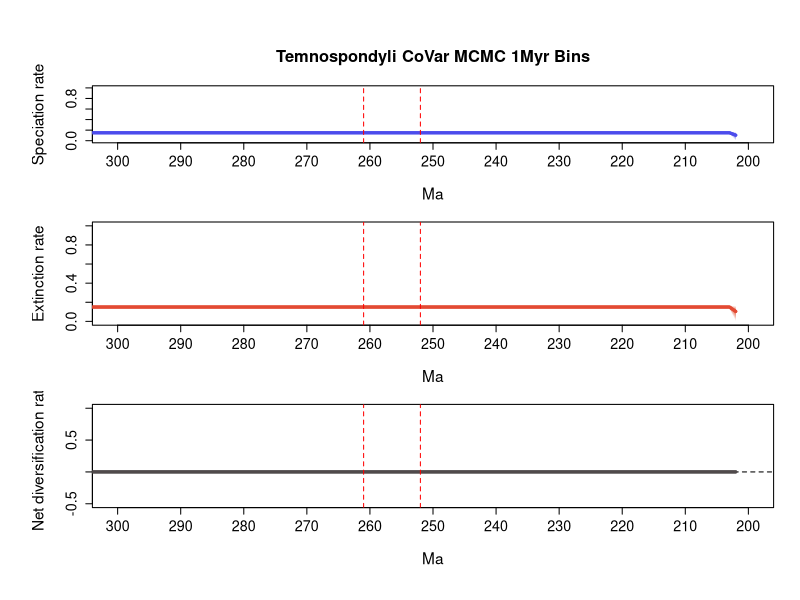

This chart was generated by the following R code:
# 1 files combined:
# 	C:\Users\SimoesLabAdmin\Documents\BDNN_Arielli\temnospondyli\mcmc_predictors\B_covar_mcmc/combined_10_marginal_rates.log

# 95% HPDs calculated using code from Biopy (https://www.cs.auckland.ac.nz/~yhel002/biopy/)

pdf(file='C:/Users/SimoesLabAdmin/Documents/BDNN_Arielli/temnospondyli/mcmc_predictors/B_covar_mcmc/combined_10_marginal_rates_RTT_final.pdf',width=8, height=10.8)
par(mfrow=c(3,1), cex.main=1.7, cex.lab=1.4, cex.axis=1.3,
    # mar=c(4, 5, 4.5, 2),   # bottom, left, top, right margins - increased top margin
    mgp=c(3.5, 1, 0),      # distance of axis labels from plot, increase first value to move y axis label further out
    oma=c(2, 2, 2, 0))     # outer margins for the entire figure
library(scales)
plot_RTT <- function (age,hpd_M,hpd_m,mean_m,color){
    N=100
    beta=(1:(N-1))/N
    alpha_shape=0.25
    cat=1-(beta^(1./alpha_shape))
    for (i in 1:(N-1)){
        trans= 1/N + 2/N
        polygon(c(age, rev(age)), c(hpd_M-((hpd_M-mean_m)*cat[i]), rev(hpd_m+((mean_m-hpd_m)*cat[i]))), col = alpha(color,trans), border = NA)
    }
    lines(rev(age), rev(mean_m), col = color, lwd=3)
}
    
L_hpd_m95=c(NA, NA,NA,NA,NA,NA,NA,NA,NA,NA,NA,NA,NA,NA,NA,NA,NA,NA,NA,NA,NA,NA,NA,NA,NA,NA,NA,NA,NA,NA,NA,NA,NA,NA,NA,NA,NA,NA,NA,NA,NA,NA,NA,NA,NA,NA,NA,NA,NA,NA,NA,NA,NA,NA,NA,NA,NA,NA,NA,NA,NA,NA,NA,NA,NA,NA,NA,NA,NA,NA,NA,NA,NA,NA,NA,NA,NA,NA,NA,NA,NA,NA,NA,NA,NA,NA,NA,NA,NA,NA,NA,NA,NA,NA,NA,NA,NA,NA,NA,NA,NA,NA,NA,NA,NA,NA,NA,NA,NA,NA,NA,NA,NA,NA,NA,NA,NA,NA,NA,NA,NA,NA,NA,NA,NA,NA,NA,NA,NA,NA,NA,NA,NA,NA,NA,NA,NA,NA,NA,NA,NA,NA,NA,NA,NA,NA,NA,NA,NA,NA,NA,NA,NA,NA,NA,NA,NA,NA,NA,NA,NA,NA,NA,NA,NA,NA,NA,NA,NA,NA,NA,NA,NA,NA,NA,NA,NA,NA,NA,NA,NA,NA,NA,NA,NA,NA,NA,NA,NA,NA,NA,NA,NA,NA,NA,NA,NA,NA,NA,NA,NA,NA,0.0,0.132778,0.132778,0.132778,0.132778,0.132778,0.132778,0.132778,0.132778,0.132778,0.132778,0.132778,0.132778,0.132778,0.132778,0.132778,0.132778,0.132778,0.132778,0.132778,0.132778,0.132778,0.132778,0.132778,0.132778,0.132778,0.132778,0.132778,0.132778,0.132778,0.132778,0.132778,0.132778,0.132778,0.132778,0.132778,0.132778,0.132778,0.132778,0.132778,0.132778,0.132778,0.132778,0.132778,0.132778,0.132778,0.132778,0.132778,0.132778,0.132778,0.132778,0.132778,0.132778,0.132778,0.132778,0.132778,0.132778,0.132778,0.132778,0.132778,0.132778,0.132778,0.132778,0.132778,0.132778,0.132778,0.132778,0.132778,0.132778,0.132778,0.132778,0.132778,0.132778,0.132778,0.132778,0.132778,0.132778,0.132778,0.132778,0.132778,0.132778,0.132778,0.132778,0.132778,0.132778,0.132778,0.132778,0.132778,0.132778,0.132778,0.132778,0.132778,0.132778,0.132778,0.132778,0.132778,0.132778,0.132778,0.132778,0.132778,0.132778,0.132778,0.132778,0.132778,0.132778,0.132778,0.132778)
L_hpd_M95=c(NA, NA,NA,NA,NA,NA,NA,NA,NA,NA,NA,NA,NA,NA,NA,NA,NA,NA,NA,NA,NA,NA,NA,NA,NA,NA,NA,NA,NA,NA,NA,NA,NA,NA,NA,NA,NA,NA,NA,NA,NA,NA,NA,NA,NA,NA,NA,NA,NA,NA,NA,NA,NA,NA,NA,NA,NA,NA,NA,NA,NA,NA,NA,NA,NA,NA,NA,NA,NA,NA,NA,NA,NA,NA,NA,NA,NA,NA,NA,NA,NA,NA,NA,NA,NA,NA,NA,NA,NA,NA,NA,NA,NA,NA,NA,NA,NA,NA,NA,NA,NA,NA,NA,NA,NA,NA,NA,NA,NA,NA,NA,NA,NA,NA,NA,NA,NA,NA,NA,NA,NA,NA,NA,NA,NA,NA,NA,NA,NA,NA,NA,NA,NA,NA,NA,NA,NA,NA,NA,NA,NA,NA,NA,NA,NA,NA,NA,NA,NA,NA,NA,NA,NA,NA,NA,NA,NA,NA,NA,NA,NA,NA,NA,NA,NA,NA,NA,NA,NA,NA,NA,NA,NA,NA,NA,NA,NA,NA,NA,NA,NA,NA,NA,NA,NA,NA,NA,NA,NA,NA,NA,NA,NA,NA,NA,NA,NA,NA,NA,NA,NA,NA,0.163759,0.169945,0.169945,0.169945,0.169945,0.169945,0.169945,0.169945,0.169945,0.169945,0.169945,0.169945,0.169945,0.169945,0.169945,0.169945,0.169945,0.169945,0.169945,0.169945,0.169945,0.169945,0.169945,0.169945,0.169945,0.169945,0.169945,0.169945,0.169945,0.169945,0.169945,0.169945,0.169945,0.169945,0.169945,0.169945,0.169945,0.169945,0.169945,0.169945,0.169945,0.169945,0.169945,0.169945,0.169945,0.169945,0.169945,0.169945,0.169945,0.169945,0.169945,0.169945,0.169945,0.169945,0.169945,0.169945,0.169945,0.169945,0.169945,0.169945,0.169945,0.169945,0.169945,0.169945,0.169945,0.169945,0.169945,0.169945,0.169945,0.169945,0.169945,0.169945,0.169945,0.169945,0.169945,0.169945,0.169945,0.169945,0.169945,0.169945,0.169945,0.169945,0.169945,0.169945,0.169945,0.169945,0.169945,0.169945,0.169945,0.169945,0.169945,0.169945,0.169945,0.169945,0.169945,0.169945,0.169945,0.169945,0.169945,0.169945,0.169945,0.169945,0.169945,0.169945,0.169945,0.169945,0.169945)
M_hpd_m95=c(NA, NA,NA,NA,NA,NA,NA,NA,NA,NA,NA,NA,NA,NA,NA,NA,NA,NA,NA,NA,NA,NA,NA,NA,NA,NA,NA,NA,NA,NA,NA,NA,NA,NA,NA,NA,NA,NA,NA,NA,NA,NA,NA,NA,NA,NA,NA,NA,NA,NA,NA,NA,NA,NA,NA,NA,NA,NA,NA,NA,NA,NA,NA,NA,NA,NA,NA,NA,NA,NA,NA,NA,NA,NA,NA,NA,NA,NA,NA,NA,NA,NA,NA,NA,NA,NA,NA,NA,NA,NA,NA,NA,NA,NA,NA,NA,NA,NA,NA,NA,NA,NA,NA,NA,NA,NA,NA,NA,NA,NA,NA,NA,NA,NA,NA,NA,NA,NA,NA,NA,NA,NA,NA,NA,NA,NA,NA,NA,NA,NA,NA,NA,NA,NA,NA,NA,NA,NA,NA,NA,NA,NA,NA,NA,NA,NA,NA,NA,NA,NA,NA,NA,NA,NA,NA,NA,NA,NA,NA,NA,NA,NA,NA,NA,NA,NA,NA,NA,NA,NA,NA,NA,NA,NA,NA,NA,NA,NA,NA,NA,NA,NA,NA,NA,NA,NA,NA,NA,NA,NA,NA,NA,NA,NA,NA,NA,NA,NA,NA,NA,NA,NA,0.0,0.128824,0.128824,0.128824,0.128824,0.128824,0.128824,0.128824,0.128824,0.128824,0.128824,0.128824,0.128824,0.128824,0.128824,0.128824,0.128824,0.128824,0.128824,0.128824,0.128824,0.128824,0.128824,0.128824,0.128824,0.128824,0.128824,0.128824,0.128824,0.128824,0.128824,0.128824,0.128824,0.128824,0.128824,0.128824,0.128824,0.128824,0.128824,0.128824,0.128824,0.128824,0.128824,0.128824,0.128824,0.128824,0.128824,0.128824,0.128824,0.128824,0.128824,0.128824,0.128824,0.128824,0.128824,0.128824,0.128824,0.128824,0.128824,0.128824,0.128824,0.128824,0.128824,0.128824,0.128824,0.128824,0.128824,0.128824,0.128824,0.128824,0.128824,0.128824,0.128824,0.128824,0.128824,0.128824,0.128824,0.128824,0.128824,0.128824,0.128824,0.128824,0.128824,0.128824,0.128824,0.128824,0.128824,0.128824,0.128824,0.128824,0.128824,0.128824,0.128824,0.128824,0.128824,0.128824,0.128824,0.128824,0.128824,0.128824,0.128824,0.128824,0.128824,0.128824,0.128824,0.128824,0.128824)
M_hpd_M95=c(NA, NA,NA,NA,NA,NA,NA,NA,NA,NA,NA,NA,NA,NA,NA,NA,NA,NA,NA,NA,NA,NA,NA,NA,NA,NA,NA,NA,NA,NA,NA,NA,NA,NA,NA,NA,NA,NA,NA,NA,NA,NA,NA,NA,NA,NA,NA,NA,NA,NA,NA,NA,NA,NA,NA,NA,NA,NA,NA,NA,NA,NA,NA,NA,NA,NA,NA,NA,NA,NA,NA,NA,NA,NA,NA,NA,NA,NA,NA,NA,NA,NA,NA,NA,NA,NA,NA,NA,NA,NA,NA,NA,NA,NA,NA,NA,NA,NA,NA,NA,NA,NA,NA,NA,NA,NA,NA,NA,NA,NA,NA,NA,NA,NA,NA,NA,NA,NA,NA,NA,NA,NA,NA,NA,NA,NA,NA,NA,NA,NA,NA,NA,NA,NA,NA,NA,NA,NA,NA,NA,NA,NA,NA,NA,NA,NA,NA,NA,NA,NA,NA,NA,NA,NA,NA,NA,NA,NA,NA,NA,NA,NA,NA,NA,NA,NA,NA,NA,NA,NA,NA,NA,NA,NA,NA,NA,NA,NA,NA,NA,NA,NA,NA,NA,NA,NA,NA,NA,NA,NA,NA,NA,NA,NA,NA,NA,NA,NA,NA,NA,NA,NA,0.164031,0.170456,0.170456,0.170456,0.170456,0.170456,0.170456,0.170456,0.170456,0.170456,0.170456,0.170456,0.170456,0.170456,0.170456,0.170456,0.170456,0.170456,0.170456,0.170456,0.170456,0.170456,0.170456,0.170456,0.170456,0.170456,0.170456,0.170456,0.170456,0.170456,0.170456,0.170456,0.170456,0.170456,0.170456,0.170456,0.170456,0.170456,0.170456,0.170456,0.170456,0.170456,0.170456,0.170456,0.170456,0.170456,0.170456,0.170456,0.170456,0.170456,0.170456,0.170456,0.170456,0.170456,0.170456,0.170456,0.170456,0.170456,0.170456,0.170456,0.170456,0.170456,0.170456,0.170456,0.170456,0.170456,0.170456,0.170456,0.170456,0.170456,0.170456,0.170456,0.170456,0.170456,0.170456,0.170456,0.170456,0.170456,0.170456,0.170456,0.170456,0.170456,0.170456,0.170456,0.170456,0.170456,0.170456,0.170456,0.170456,0.170456,0.170456,0.170456,0.170456,0.170456,0.170456,0.170456,0.170456,0.170456,0.170456,0.170456,0.170456,0.170456,0.170456,0.170456,0.170456,0.170456,0.170456)
R_hpd_m95=c(NA, NA,NA,NA,NA,NA,NA,NA,NA,NA,NA,NA,NA,NA,NA,NA,NA,NA,NA,NA,NA,NA,NA,NA,NA,NA,NA,NA,NA,NA,NA,NA,NA,NA,NA,NA,NA,NA,NA,NA,NA,NA,NA,NA,NA,NA,NA,NA,NA,NA,NA,NA,NA,NA,NA,NA,NA,NA,NA,NA,NA,NA,NA,NA,NA,NA,NA,NA,NA,NA,NA,NA,NA,NA,NA,NA,NA,NA,NA,NA,NA,NA,NA,NA,NA,NA,NA,NA,NA,NA,NA,NA,NA,NA,NA,NA,NA,NA,NA,NA,NA,NA,NA,NA,NA,NA,NA,NA,NA,NA,NA,NA,NA,NA,NA,NA,NA,NA,NA,NA,NA,NA,NA,NA,NA,NA,NA,NA,NA,NA,NA,NA,NA,NA,NA,NA,NA,NA,NA,NA,NA,NA,NA,NA,NA,NA,NA,NA,NA,NA,NA,NA,NA,NA,NA,NA,NA,NA,NA,NA,NA,NA,NA,NA,NA,NA,NA,NA,NA,NA,NA,NA,NA,NA,NA,NA,NA,NA,NA,NA,NA,NA,NA,NA,NA,NA,NA,NA,NA,NA,NA,NA,NA,NA,NA,NA,NA,NA,NA,NA,NA,NA,-0.021647,-0.021647,-0.021647,-0.021647,-0.021647,-0.021647,-0.021647,-0.021647,-0.021647,-0.021647,-0.021647,-0.021647,-0.021647,-0.021647,-0.021647,-0.021647,-0.021647,-0.021647,-0.021647,-0.021647,-0.021647,-0.021647,-0.021647,-0.021647,-0.021647,-0.021647,-0.021647,-0.021647,-0.021647,-0.021647,-0.021647,-0.021647,-0.021647,-0.021647,-0.021647,-0.021647,-0.021647,-0.021647,-0.021647,-0.021647,-0.021647,-0.021647,-0.021647,-0.021647,-0.021647,-0.021647,-0.021647,-0.021647,-0.021647,-0.021647,-0.021647,-0.021647,-0.021647,-0.021647,-0.021647,-0.021647,-0.021647,-0.021647,-0.021647,-0.021647,-0.021647,-0.021647,-0.021647,-0.021647,-0.021647,-0.021647,-0.021647,-0.021647,-0.021647,-0.021647,-0.021647,-0.021647,-0.021647,-0.021647,-0.021647,-0.021647,-0.021647,-0.021647,-0.021647,-0.021647,-0.021647,-0.021647,-0.021647,-0.021647,-0.021647,-0.021647,-0.021647,-0.021647,-0.021647,-0.021647,-0.021647,-0.021647,-0.021647,-0.021647,-0.021647,-0.021647,-0.021647,-0.021647,-0.021647,-0.021647,-0.021647,-0.021647,-0.021647,-0.021647,-0.021647,-0.021647,-0.021647)
R_hpd_M95=c(NA, NA,NA,NA,NA,NA,NA,NA,NA,NA,NA,NA,NA,NA,NA,NA,NA,NA,NA,NA,NA,NA,NA,NA,NA,NA,NA,NA,NA,NA,NA,NA,NA,NA,NA,NA,NA,NA,NA,NA,NA,NA,NA,NA,NA,NA,NA,NA,NA,NA,NA,NA,NA,NA,NA,NA,NA,NA,NA,NA,NA,NA,NA,NA,NA,NA,NA,NA,NA,NA,NA,NA,NA,NA,NA,NA,NA,NA,NA,NA,NA,NA,NA,NA,NA,NA,NA,NA,NA,NA,NA,NA,NA,NA,NA,NA,NA,NA,NA,NA,NA,NA,NA,NA,NA,NA,NA,NA,NA,NA,NA,NA,NA,NA,NA,NA,NA,NA,NA,NA,NA,NA,NA,NA,NA,NA,NA,NA,NA,NA,NA,NA,NA,NA,NA,NA,NA,NA,NA,NA,NA,NA,NA,NA,NA,NA,NA,NA,NA,NA,NA,NA,NA,NA,NA,NA,NA,NA,NA,NA,NA,NA,NA,NA,NA,NA,NA,NA,NA,NA,NA,NA,NA,NA,NA,NA,NA,NA,NA,NA,NA,NA,NA,NA,NA,NA,NA,NA,NA,NA,NA,NA,NA,NA,NA,NA,NA,NA,NA,NA,NA,NA,0.0232,0.027824,0.027824,0.027824,0.027824,0.027824,0.027824,0.027824,0.027824,0.027824,0.027824,0.027824,0.027824,0.027824,0.027824,0.027824,0.027824,0.027824,0.027824,0.027824,0.027824,0.027824,0.027824,0.027824,0.027824,0.027824,0.027824,0.027824,0.027824,0.027824,0.027824,0.027824,0.027824,0.027824,0.027824,0.027824,0.027824,0.027824,0.027824,0.027824,0.027824,0.027824,0.027824,0.027824,0.027824,0.027824,0.027824,0.027824,0.027824,0.027824,0.027824,0.027824,0.027824,0.027824,0.027824,0.027824,0.027824,0.027824,0.027824,0.027824,0.027824,0.027824,0.027824,0.027824,0.027824,0.027824,0.027824,0.027824,0.027824,0.027824,0.027824,0.027824,0.027824,0.027824,0.027824,0.027824,0.027824,0.027824,0.027824,0.027824,0.027824,0.027824,0.027824,0.027824,0.027824,0.027824,0.027824,0.027824,0.027824,0.027824,0.027824,0.027824,0.027824,0.027824,0.027824,0.027824,0.027824,0.027824,0.027824,0.027824,0.027824,0.027824,0.027824,0.027824,0.027824,0.027824,0.027824)
L_mean=c(NA, NA,NA,NA,NA,NA,NA,NA,NA,NA,NA,NA,NA,NA,NA,NA,NA,NA,NA,NA,NA,NA,NA,NA,NA,NA,NA,NA,NA,NA,NA,NA,NA,NA,NA,NA,NA,NA,NA,NA,NA,NA,NA,NA,NA,NA,NA,NA,NA,NA,NA,NA,NA,NA,NA,NA,NA,NA,NA,NA,NA,NA,NA,NA,NA,NA,NA,NA,NA,NA,NA,NA,NA,NA,NA,NA,NA,NA,NA,NA,NA,NA,NA,NA,NA,NA,NA,NA,NA,NA,NA,NA,NA,NA,NA,NA,NA,NA,NA,NA,NA,NA,NA,NA,NA,NA,NA,NA,NA,NA,NA,NA,NA,NA,NA,NA,NA,NA,NA,NA,NA,NA,NA,NA,NA,NA,NA,NA,NA,NA,NA,NA,NA,NA,NA,NA,NA,NA,NA,NA,NA,NA,NA,NA,NA,NA,NA,NA,NA,NA,NA,NA,NA,NA,NA,NA,NA,NA,NA,NA,NA,NA,NA,NA,NA,NA,NA,NA,NA,NA,NA,NA,NA,NA,NA,NA,NA,NA,NA,NA,NA,NA,NA,NA,NA,NA,NA,NA,NA,NA,NA,NA,NA,NA,NA,NA,NA,NA,NA,NA,NA,NA,0.104557613,0.15015538,0.15015538,0.15015538,0.15015538,0.15015538,0.15015538,0.15015538,0.15015538,0.15015538,0.15015538,0.15015538,0.15015538,0.15015538,0.15015538,0.15015538,0.15015538,0.15015538,0.15015538,0.15015538,0.15015538,0.15015538,0.15015538,0.15015538,0.15015538,0.15015538,0.15015538,0.15015538,0.15015538,0.15015538,0.15015538,0.15015538,0.15015538,0.15015538,0.15015538,0.15015538,0.15015538,0.15015538,0.15015538,0.15015538,0.15015538,0.15015538,0.15015538,0.15015538,0.15015538,0.15015538,0.15015538,0.15015538,0.15015538,0.15015538,0.15015538,0.15015538,0.15015538,0.15015538,0.15015538,0.15015538,0.15015538,0.15015538,0.15015538,0.15015538,0.15015538,0.15015538,0.15015538,0.15015538,0.15015538,0.15015538,0.15015538,0.15015538,0.15015538,0.15015538,0.15015538,0.15015538,0.15015538,0.15015538,0.15015538,0.15015538,0.15015538,0.15015538,0.15015538,0.15015538,0.15015538,0.15015538,0.15015538,0.15015538,0.15015538,0.15015538,0.15015538,0.15015538,0.15015538,0.15015538,0.15015538,0.15015538,0.15015538,0.15015538,0.15015538,0.15015538,0.15015538,0.15015538,0.15015538,0.15015538,0.15015538,0.15015538,0.15015538,0.15015538,0.15015538,0.15015538,0.15015538)
M_mean=c(NA, NA,NA,NA,NA,NA,NA,NA,NA,NA,NA,NA,NA,NA,NA,NA,NA,NA,NA,NA,NA,NA,NA,NA,NA,NA,NA,NA,NA,NA,NA,NA,NA,NA,NA,NA,NA,NA,NA,NA,NA,NA,NA,NA,NA,NA,NA,NA,NA,NA,NA,NA,NA,NA,NA,NA,NA,NA,NA,NA,NA,NA,NA,NA,NA,NA,NA,NA,NA,NA,NA,NA,NA,NA,NA,NA,NA,NA,NA,NA,NA,NA,NA,NA,NA,NA,NA,NA,NA,NA,NA,NA,NA,NA,NA,NA,NA,NA,NA,NA,NA,NA,NA,NA,NA,NA,NA,NA,NA,NA,NA,NA,NA,NA,NA,NA,NA,NA,NA,NA,NA,NA,NA,NA,NA,NA,NA,NA,NA,NA,NA,NA,NA,NA,NA,NA,NA,NA,NA,NA,NA,NA,NA,NA,NA,NA,NA,NA,NA,NA,NA,NA,NA,NA,NA,NA,NA,NA,NA,NA,NA,NA,NA,NA,NA,NA,NA,NA,NA,NA,NA,NA,NA,NA,NA,NA,NA,NA,NA,NA,NA,NA,NA,NA,NA,NA,NA,NA,NA,NA,NA,NA,NA,NA,NA,NA,NA,NA,NA,NA,NA,NA,0.104071788,0.149912554,0.149912554,0.149912554,0.149912554,0.149912554,0.149912554,0.149912554,0.149912554,0.149912554,0.149912554,0.149912554,0.149912554,0.149912554,0.149912554,0.149912554,0.149912554,0.149912554,0.149912554,0.149912554,0.149912554,0.149912554,0.149912554,0.149912554,0.149912554,0.149912554,0.149912554,0.149912554,0.149912554,0.149912554,0.149912554,0.149912554,0.149912554,0.149912554,0.149912554,0.149912554,0.149912554,0.149912554,0.149912554,0.149912554,0.149912554,0.149912554,0.149912554,0.149912554,0.149912554,0.149912554,0.149912554,0.149912554,0.149912554,0.149912554,0.149912554,0.149912554,0.149912554,0.149912554,0.149912554,0.149912554,0.149912554,0.149912554,0.149912554,0.149912554,0.149912554,0.149912554,0.149912554,0.149912554,0.149912554,0.149912554,0.149912554,0.149912554,0.149912554,0.149912554,0.149912554,0.149912554,0.149912554,0.149912554,0.149912554,0.149912554,0.149912554,0.149912554,0.149912554,0.149912554,0.149912554,0.149912554,0.149912554,0.149912554,0.149912554,0.149912554,0.149912554,0.149912554,0.149912554,0.149912554,0.149912554,0.149912554,0.149912554,0.149912554,0.149912554,0.149912554,0.149912554,0.149912554,0.149912554,0.149912554,0.149912554,0.149912554,0.149912554,0.149912554,0.149912554,0.149912554,0.149912554)
R_mean=c(NA, NA,NA,NA,NA,NA,NA,NA,NA,NA,NA,NA,NA,NA,NA,NA,NA,NA,NA,NA,NA,NA,NA,NA,NA,NA,NA,NA,NA,NA,NA,NA,NA,NA,NA,NA,NA,NA,NA,NA,NA,NA,NA,NA,NA,NA,NA,NA,NA,NA,NA,NA,NA,NA,NA,NA,NA,NA,NA,NA,NA,NA,NA,NA,NA,NA,NA,NA,NA,NA,NA,NA,NA,NA,NA,NA,NA,NA,NA,NA,NA,NA,NA,NA,NA,NA,NA,NA,NA,NA,NA,NA,NA,NA,NA,NA,NA,NA,NA,NA,NA,NA,NA,NA,NA,NA,NA,NA,NA,NA,NA,NA,NA,NA,NA,NA,NA,NA,NA,NA,NA,NA,NA,NA,NA,NA,NA,NA,NA,NA,NA,NA,NA,NA,NA,NA,NA,NA,NA,NA,NA,NA,NA,NA,NA,NA,NA,NA,NA,NA,NA,NA,NA,NA,NA,NA,NA,NA,NA,NA,NA,NA,NA,NA,NA,NA,NA,NA,NA,NA,NA,NA,NA,NA,NA,NA,NA,NA,NA,NA,NA,NA,NA,NA,NA,NA,NA,NA,NA,NA,NA,NA,NA,NA,NA,NA,NA,NA,NA,NA,NA,NA,0.000485801,0.000242805,0.000242805,0.000242805,0.000242805,0.000242805,0.000242805,0.000242805,0.000242805,0.000242805,0.000242805,0.000242805,0.000242805,0.000242805,0.000242805,0.000242805,0.000242805,0.000242805,0.000242805,0.000242805,0.000242805,0.000242805,0.000242805,0.000242805,0.000242805,0.000242805,0.000242805,0.000242805,0.000242805,0.000242805,0.000242805,0.000242805,0.000242805,0.000242805,0.000242805,0.000242805,0.000242805,0.000242805,0.000242805,0.000242805,0.000242805,0.000242805,0.000242805,0.000242805,0.000242805,0.000242805,0.000242805,0.000242805,0.000242805,0.000242805,0.000242805,0.000242805,0.000242805,0.000242805,0.000242805,0.000242805,0.000242805,0.000242805,0.000242805,0.000242805,0.000242805,0.000242805,0.000242805,0.000242805,0.000242805,0.000242805,0.000242805,0.000242805,0.000242805,0.000242805,0.000242805,0.000242805,0.000242805,0.000242805,0.000242805,0.000242805,0.000242805,0.000242805,0.000242805,0.000242805,0.000242805,0.000242805,0.000242805,0.000242805,0.000242805,0.000242805,0.000242805,0.000242805,0.000242805,0.000242805,0.000242805,0.000242805,0.000242805,0.000242805,0.000242805,0.000242805,0.000242805,0.000242805,0.000242805,0.000242805,0.000242805,0.000242805,0.000242805,0.000242805,0.000242805,0.000242805,0.000242805)
trans=0.5
age=(0:(309-1))* -1
# Calculate positions for the mass extinction events
perm_trias_extinction = -252 # End-Permian mass extinction (252 Ma)
guadalupian_extinction = -261 # Guadalupian extinction (261 Ma)

# Define custom tick positions at 10 MY intervals
x_ticks <- seq(-300, -200, by=10)
x_tick_labels <- abs(x_ticks)

# First plot: Speciation rate
par(mar=c(5, 5, 4.5, 2))  # bottom, left, top, right margins
plot(age, age, type='n', ylim=c(0, 1), xlim=c(-300, -200), # Changed xlim to -300, -200, from auto-generated values 
     ylab='Speciation rate', xlab='Ma', main='Temnospondyli CoVar MCMC 1Myr Bins', 
     xaxt='n', cex.main=1.5, cex.lab=1.4, cex.axis=1.3) # xaxt removes default x axis
axis(1, at=x_ticks, labels=x_tick_labels, cex.axis=1.3) # Custom x-axis with 10MY interval ticks
plot_RTT(age, L_hpd_M95, L_hpd_m95, L_mean, "#4c4cec")
lines(rev(age), rev(L_mean), col="#4c4cec", lwd=3)

# Add vertical lines for mass extinction events
abline(v=perm_trias_extinction, col="red", lty=2) 
abline(v=guadalupian_extinction, col="red", lty=2)

# Second plot: Extinction rate
par(mar=c(5, 5, 1, 2))  # bottom, left, top, right margins. Reduced top margin to 2.5 (from 4.5)
plot(age, age, type='n', ylim=c(0, 1), xlim=c(-300, -200), # Changed xlim to -300, -200, from auto-generated values 
     ylab='Extinction rate', xlab='Ma',
     xaxt='n', cex.main=1.5, cex.lab=1.4, cex.axis=1.3) # xaxt removes default x axis
axis(1, at=x_ticks, labels=x_tick_labels, cex.axis=1.3) # Custom x-axis with 10MY interval ticks

plot_RTT(age, M_hpd_M95, M_hpd_m95, M_mean, "#e34a33")
lines(rev(age), rev(M_mean), col="#e34a33", lwd=3)

# Add vertical lines for mass extinction events
abline(v=perm_trias_extinction, col="red", lty=2)
abline(v=guadalupian_extinction, col="red", lty=2)


# Third plot: Net diversification rate
par(mar=c(5, 5, 1, 2))  # bottom, left, top, right margins. Reduced top margin to 2.5 (from 4.5)
plot(age, age, type='n', ylim=c(-0.5, 1), xlim=c(-300, -200), # Changed xlim to -300, -200, from auto-generated values
     ylab='Net diversification rate', xlab='Ma',
     xaxt='n', cex.main=1.5, cex.lab=1.4, cex.axis=1.3) # xaxt removes default x axis
axis(1, at=x_ticks, labels=x_tick_labels, cex.axis=1.3) # Custom x-axis with 10MY interval ticks

abline(h=0, lty=2, col="black")
plot_RTT(age, R_hpd_M95, R_hpd_m95, R_mean, "#504A4B")
lines(rev(age), rev(R_mean), col="#504A4B", lwd=3)

# Add vertical lines for mass extinction events
abline(v=perm_trias_extinction, col="red", lty=2)
abline(v=guadalupian_extinction, col="red", lty=2)

dev.off()
